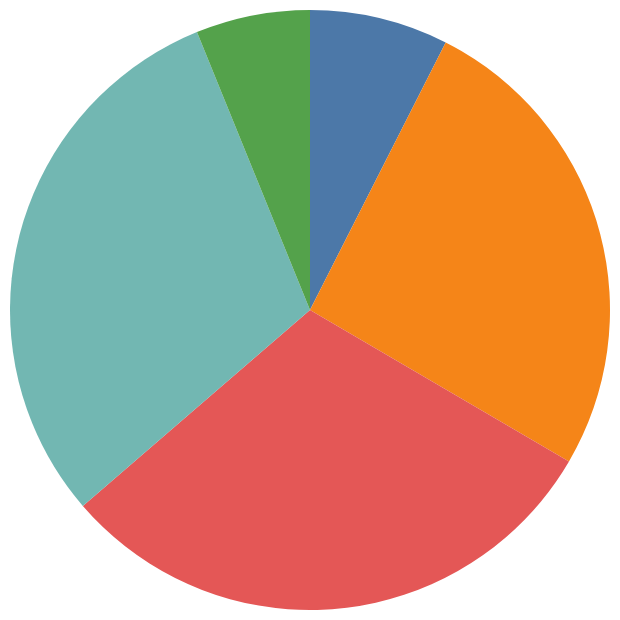

The specification (Vega-Lite) saved for this image:
### Vega-Lite specification from a JSON file in a GitHub repository (floating-point values rounded to 4 significant figures)
{"$schema": "https://vega.github.io/schema/vega-lite/v5.json", "description": "A simple pie chart with embedded data.", "data": {"values": [{"category": "280-300", "Percentage": 7.47}, {"category": "300-320", "Percentage": 25.95}, {"category": "320-340", "Percentage": 30.25}, {"category": "340-360", "Percentage": 30.18}, {"category": "360-380", "Percentage": 6.15}]}, "mark": {"type": "arc", "tooltip": true}, "encoding": {"theta": {"field": "Percentage", "type": "quantitative", "stack": "normalize"}, "color": {"field": "category", "type": "nominal", "legend": null}}}
